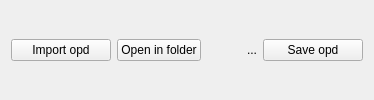
     <widget class="QWidget" name="horizontalWidget" native="true">
      <layout class="QHBoxLayout" name="horizontalLayout_2">
       <item>
        <widget class="QPushButton" name="bt_import_opd">
         <property name="minimumSize">
          <size>
           <width>100</width>
           <height>0</height>
          </size>
         </property>
         <property name="text">
          <string>Import opd</string>
         </property>
        </widget>
       </item>
       <item>
        <widget class="QPushButton" name="bt_open_folder">
         <property name="text">
          <string>Open in folder</string>
         </property>
        </widget>
       </item>
       <item>
        <spacer name="horizontalSpacer_2">
         <property name="orientation">
          <enum>Qt::Horizontal</enum>
         </property>
         <property name="sizeHint" stdset="0">
          <size>
           <width>40</width>
           <height>20</height>
          </size>
         </property>
        </spacer>
       </item>
       <item>
        <widget class="QLabel" name="label_opd_name">
         <property name="text">
          <string>...</string>
         </property>
        </widget>
       </item>
       <item>
        <widget class="QPushButton" name="bt_save_opd">
         <property name="minimumSize">
          <size>
           <width>100</width>
           <height>0</height>
          </size>
         </property>
         <property name="text">
          <string>Save opd</string>
         </property>
        </widget>
       </item>
      </layout>
     </widget>
